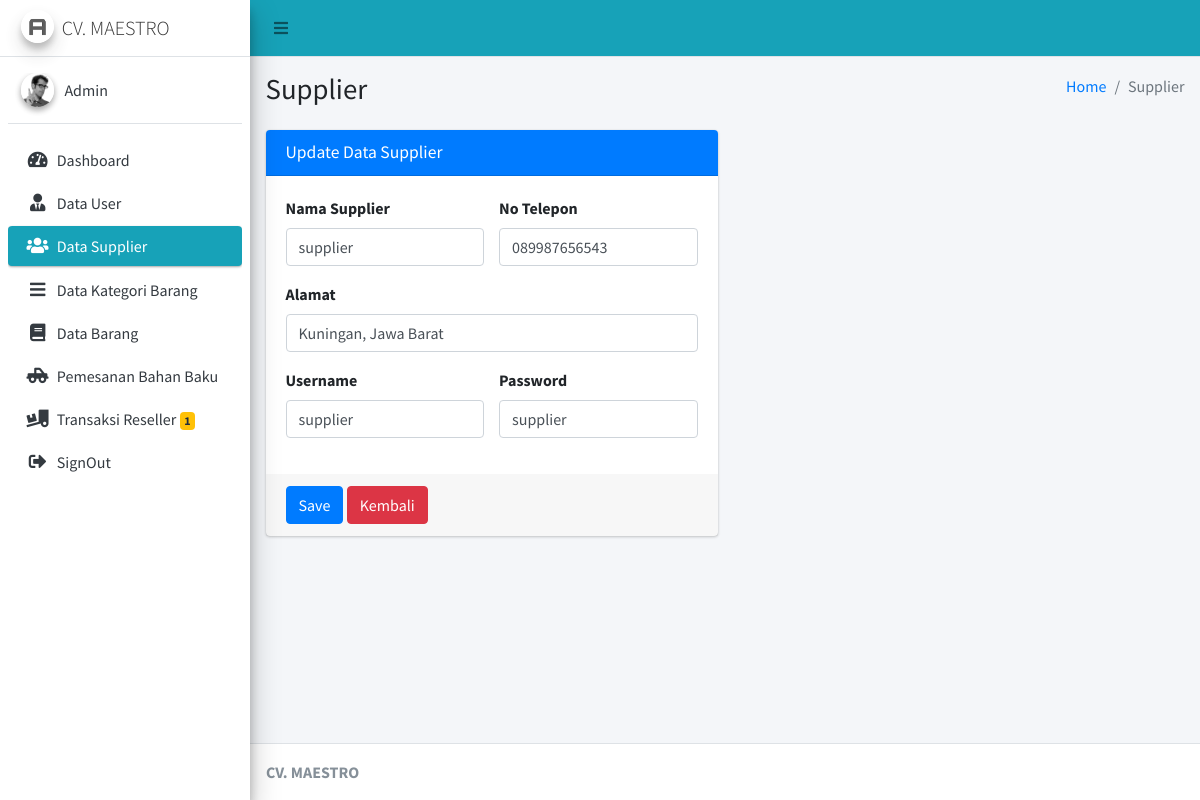
The app's page /Admin/cSupplier/edit/2 (signed in), older data.
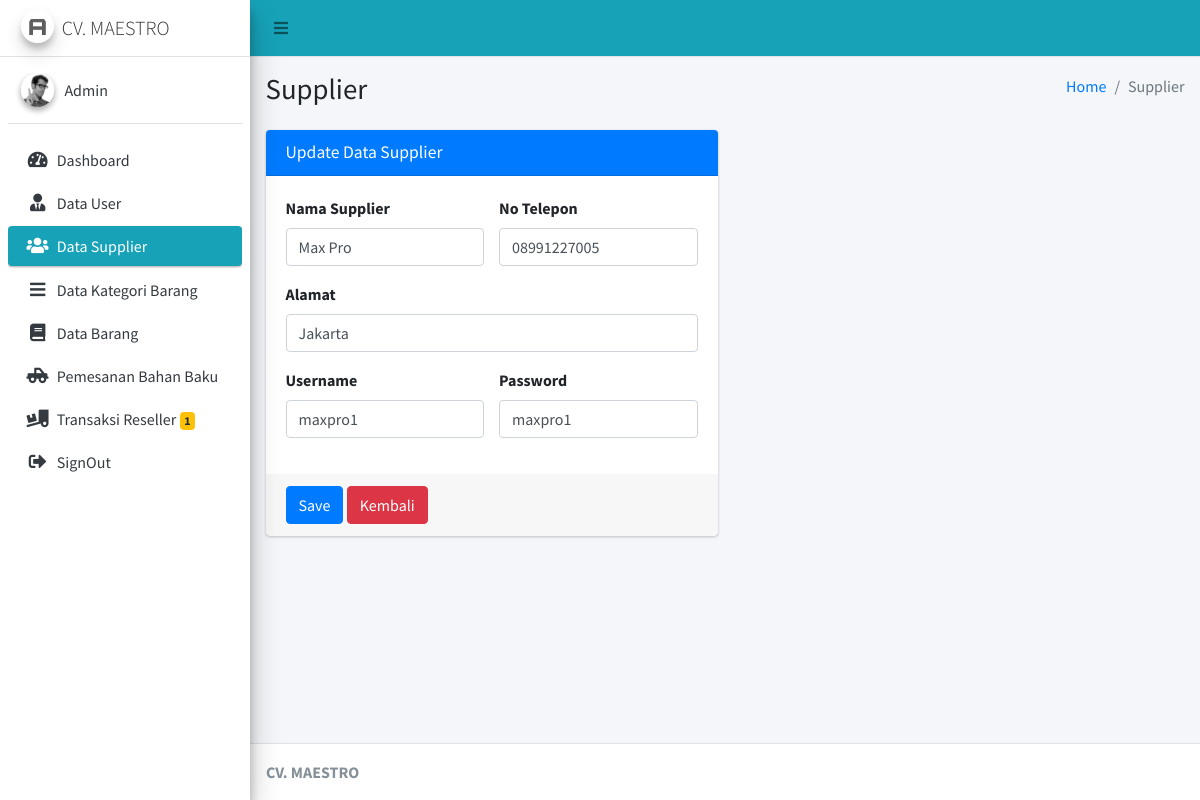
The same page, newer data.
### tables this page shows
CREATE TABLE `supplier` (
  `id_supplier` int(11) NOT NULL,
  `nama_supplier` varchar(125) NOT NULL,
  `alamat` text NOT NULL,
  `no_hp_supplier` varchar(15) NOT NULL,
  `username_supp` varchar(20) NOT NULL,
  `pass_supp` varchar(20) NOT NULL
);

### application/controllers/Admin/cSupplier.php (called while the page is built, shortened)
<?php
class cSupplier extends CI_Controller
{
	public function __construct()
	{
		$this->load->model('mSupplier');
	}
	public function edit($id)
	{
		$this->form_validation->set_rules('nama', 'Nama Supplier', 'required');
		$this->form_validation->set_rules('no_hp', 'No Telepon', 'required');
		$this->form_validation->set_rules('alamat', 'Alamat', 'required');
		$this->form_validation->set_rules('username', 'Username', 'required');
		$this->form_validation->set_rules('password', 'Password', 'required');
		if ($this->form_validation->run() == FALSE) {
			$data = array(
				'supplier' => $this->mSupplier->edit($id)
			);
			$this->load->view('Admin/Layout/head');
			$this->load->view('Admin/Layout/aside');
			$this->load->view('Admin/Supplier/vUpdateSupplier', $data);
			$this->load->view('Admin/Layout/footer');
		}
	}
}

### index.php (called while the page is built, shortened)
<?php
require_once BASEPATH.'core/CodeIgniter.php';

### application/models/mSupplier.php (called while the page is built, shortened)
<?php
class mSupplier extends CI_Model
{
	public function edit($id)
	{
		$this->db->select('*');
		$this->db->from('supplier');
		$this->db->where('id_supplier', $id);
		return $this->db->get()->row();
	}
}

### application/views/Admin/Supplier/vUpdateSupplier.php (the view, shortened to what this page needs)
<div class="content-wrapper">
	<section class="content-header">
		<div class="container-fluid">
			<div class="row mb-2">
				<div class="col-sm-6">
					<h1>Supplier</h1>
				</div>
				<div class="col-sm-6">
					<ol class="breadcrumb float-sm-right">
						<li class="breadcrumb-item"><a href="#">Home</a></li>
						<li class="breadcrumb-item active">Supplier</li>
					</ol>
				</div>
			</div>
		</div>
	</section>
	<section class="content">
		<div class="container-fluid">
			<div class="row">
				<div class="col-md-6">
					<div class="card card-primary">
						<div class="card-header">
							<h3 class="card-title">Update Data Supplier</h3>
						</div>
						<form action="<?= base_url('Admin/cSupplier/edit/' . $supplier->id_supplier) ?>" method="POST" role="form">
							<div class="card-body">
								<div class="row">
									<div class="col-lg-6">
										<div class="form-group">
											<label for="exampleInputEmail1">Nama Supplier</label>
											<input type="text" value="<?= $supplier->nama_supplier ?>" name="nama" class="form-control" id="exampleInputEmail1" placeholder="Masukkan nama Supplier">
										</div>
									</div>
									<div class="col-lg-6">
										<div class="form-group">
											<label for="exampleInputPassword1">No Telepon</label>
											<input type="number" name="no_hp" value="<?= $supplier->no_hp_supplier ?>" class="form-control" id="exampleInputPassword1" placeholder="Masukkan no telepon">
										</div>
									</div>
								</div>
								<div class="form-group">
									<label for="exampleInputEmail1">Alamat</label>
									<input type="text" name="alamat" value="<?= $supplier->alamat ?>" class="form-control" id="exampleInputEmail1" placeholder="Masukkan alamat">
								</div>
								<div class="row">
									<div class="col-lg-6">
										<div class="form-group">
											<label for="exampleInputEmail1">Username</label>
											<input type="text" value="<?= $supplier->username_supp ?>" name="username" class="form-control" id="exampleInputEmail1" placeholder="Masukkan Suppliername">
										</div>
									</div>
									<div class="col-lg-6">
										<div class="form-group">
											<label for="exampleInputEmail1">Password</label>
											<input type="text" value="<?= $supplier->pass_supp ?>" name="password" class="form-control" id="exampleInputEmail1" placeholder="Masukkan password">
										</div>
									</div>
								</div>
							</div>
							<div class="card-footer">
								<button type="submit" class="btn btn-primary">Save</button>
								<a href="<?= base_url('Admin/cSupplier') ?>" class="btn btn-danger">Kembali</a>
							</div>
						</form>
					</div>
				</div>
			</div>
		</div>
	</section>
</div>

Row changes from the older to the newer data that the page shows:
changed supplier: nama "supplier" → "Max Pro"; no_hp "089987656543" → "08991227005"; alamat "Kuningan, Jawa Barat" → "Jakarta"; username "supplier" → "maxpro1"; password "supplier" → "maxpro1"
